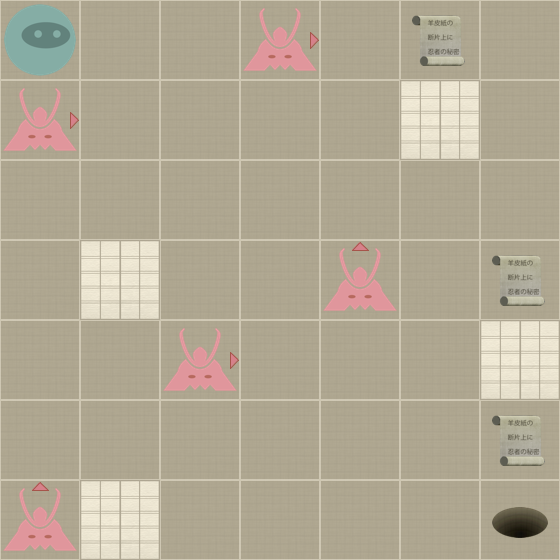

A 2D game scene composited from a Tiled map and its tileset images. What follows is a short description and the map's XML, with each tile layer's data collapsed to a summary:
An orthogonal 7x7 tile map with 80x80 px tiles, 2 tile layers (Level, Actors).

<map version="1.0" orientation="orthogonal" width="7" height="7" tilewidth="80" tileheight="80">
 <properties>
  <property name="moves" value="12" />
 </properties>
 <tileset firstgid="1" name="tiles" tilewidth="80" tileheight="80" spacing="2" margin="2">
  <image source="tiles-ipad.png" width="512" height="512" />
  <tile id="0">
   <properties>
    <property name="actor" value="exit" />
   </properties>
  </tile>
  <tile id="2">
   <properties>
    <property name="actor" value="guard" />
    <property name="direction" value="down" />
   </properties>
  </tile>
  <tile id="3">
   <properties>
    <property name="actor" value="guard" />
    <property name="direction" value="left" />
   </properties>
  </tile>
  <tile id="4">
   <properties>
    <property name="actor" value="guard" />
    <property name="direction" value="right" />
   </properties>
  </tile>
  <tile id="5">
   <properties>
    <property name="actor" value="guard" />
    <property name="direction" value="up" />
   </properties>
  </tile>
  <tile id="7">
   <properties>
    <property name="actor" value="player" />
   </properties>
  </tile>
  <tile id="8">
   <properties>
    <property name="actor" value="scroll" />
   </properties>
  </tile>
  <tile id="9">
   <properties>
    <property name="wall" value="1" />
   </properties>
  </tile>
 </tileset>
 <layer name="Level" width="7" height="7">
  <data>[49 cells, 49 non-empty, 2 distinct tile ids]</data>
 </layer>
 <layer name="Actors" width="7" height="7">
  <data>[49 cells, 10 non-empty, 5 distinct tile ids]</data>
 </layer>
</map>
